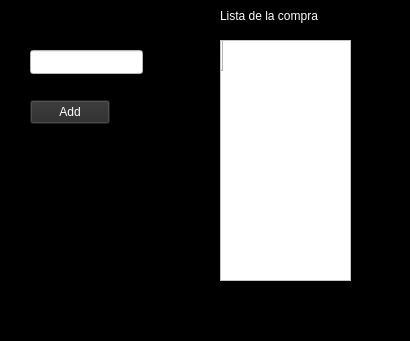
<?xml version="1.0" encoding="UTF-8"?>
<ui version="4.0">
 <class>MainWindow</class>
 <widget class="QMainWindow" name="MainWindow">
  <property name="geometry">
   <rect>
    <x>0</x>
    <y>0</y>
    <width>410</width>
    <height>341</height>
   </rect>
  </property>
  <property name="minimumSize">
   <size>
    <width>410</width>
    <height>341</height>
   </size>
  </property>
  <property name="sizeIncrement">
   <size>
    <width>410</width>
    <height>341</height>
   </size>
  </property>
  <property name="baseSize">
   <size>
    <width>410</width>
    <height>341</height>
   </size>
  </property>
  <property name="windowTitle">
   <string>MainWindow</string>
  </property>
  <property name="styleSheet">
   <string notr="true">background-color: black;</string>
  </property>
  <widget class="QWidget" name="centralwidget">
   <widget class="QPushButton" name="pushButton">
    <property name="geometry">
     <rect>
      <x>30</x>
      <y>100</y>
      <width>80</width>
      <height>24</height>
     </rect>
    </property>
    <property name="styleSheet">
     <string notr="true">background-color: rgb(42, 42, 42);
font: 700 italic 9pt &quot;Segoe UI&quot;;
font: 900 9pt &quot;Segoe UI Black&quot;;
color:white;</string>
    </property>
    <property name="text">
     <string>Add</string>
    </property>
   </widget>
   <widget class="QLineEdit" name="nombre">
    <property name="geometry">
     <rect>
      <x>30</x>
      <y>50</y>
      <width>113</width>
      <height>24</height>
     </rect>
    </property>
    <property name="styleSheet">
     <string notr="true">background-color:white;
color:black;</string>
    </property>
   </widget>
   <widget class="QTableWidget" name="tableWidget">
    <property name="geometry">
     <rect>
      <x>220</x>
      <y>40</y>
      <width>131</width>
      <height>241</height>
     </rect>
    </property>
    <property name="styleSheet">
     <string notr="true">background-color:white;
color:black;</string>
    </property>
    <row>
     <property name="text">
      <string/>
     </property>
    </row>
   </widget>
   <widget class="QLabel" name="label">
    <property name="geometry">
     <rect>
      <x>220</x>
      <y>0</y>
      <width>141</width>
      <height>31</height>
     </rect>
    </property>
    <property name="styleSheet">
     <string notr="true">color:white;</string>
    </property>
    <property name="text">
     <string>Lista de la compra</string>
    </property>
   </widget>
  </widget>
  <widget class="QMenuBar" name="menubar">
   <property name="geometry">
    <rect>
     <x>0</x>
     <y>0</y>
     <width>410</width>
     <height>21</height>
    </rect>
   </property>
  </widget>
  <widget class="QStatusBar" name="statusbar"/>
 </widget>
 <resources/>
 <connections/>
</ui>
